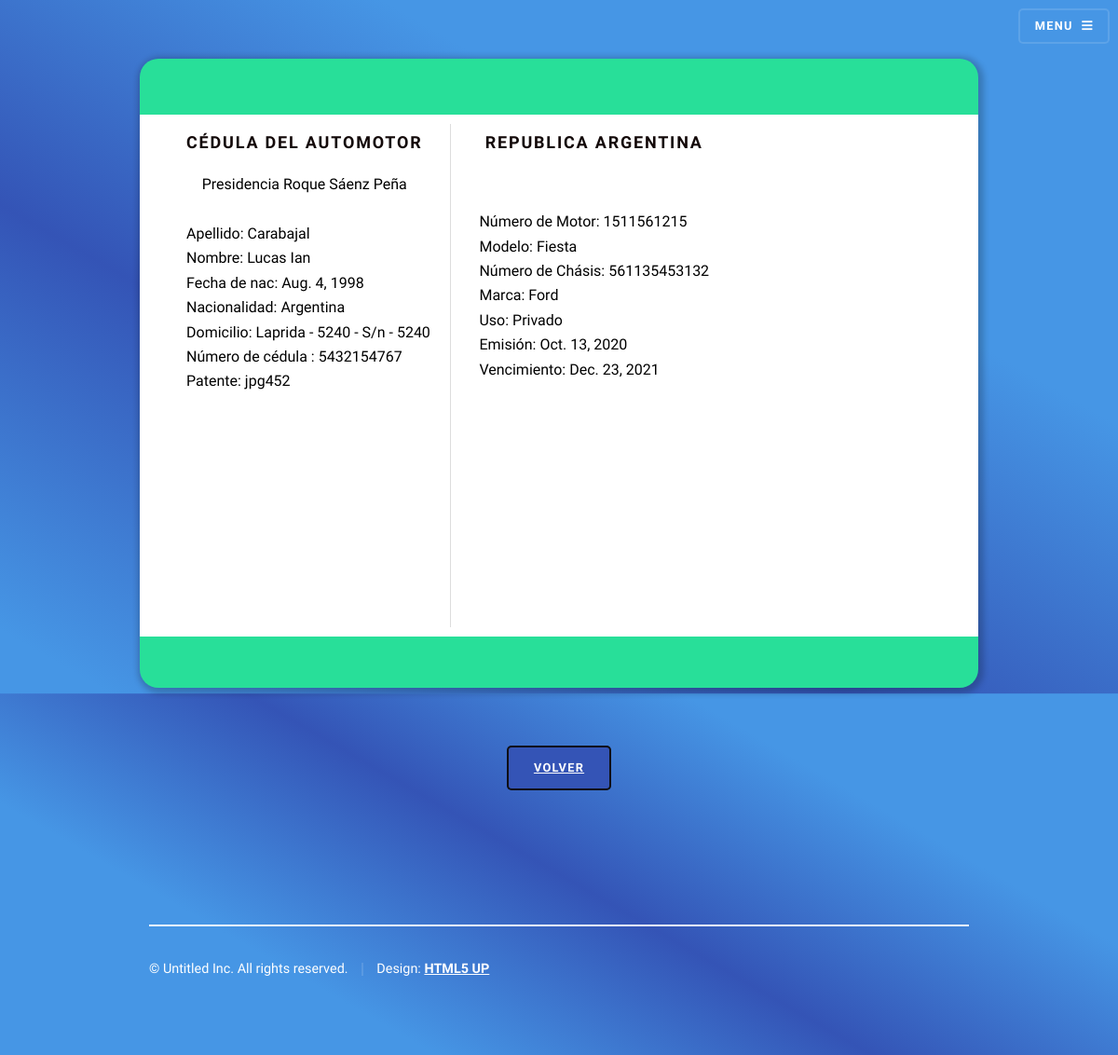
Page /mostrar_cedula/ (signed in) on the committed database.
### user/models.py (models this page shows, shortened)
class Cedula(models.Model):
    num_cedula = models.CharField(max_length= 45)
    patente = models.CharField(max_length= 15)
    num_motor = models.IntegerField()
    modelo = models.ForeignKey(Modelo, on_delete=models.PROTECT)
    num_chasis = models.IntegerField()
    emision = models.DateField()
    vencimiento = models.DateField()
    marca = models.ForeignKey(Marca, on_delete=models.CASCADE, null=True)
    uso = models.ForeignKey(TipoUso, on_delete=models.CASCADE, null=True)
    user = models.ForeignKey(Usuario, on_delete=models.CASCADE, blank=True, null=True)
    foto_frente = models.ImageField(upload_to='media/cedula/frente/', null=True,blank=True)

class Usuario(AbstractUser):
    dni = models.IntegerField(blank=True, null=True)
    nacimiento = models.DateField(blank=True, null=True)
    nacionalidad = models.ForeignKey(Nacionalidad, on_delete=models.CASCADE, null=True)
    phone = models.IntegerField(blank=True, null=True)
    direccion = models.ForeignKey(Direcciones, on_delete=models.CASCADE, null=True, blank=True)

class Nacionalidad(models.Model):
    nacionalidad = models.CharField(max_length=25, null=False)
    cantidad_carnet = models.IntegerField(blank=True)
    objects = models.Manager()
    def __str__(self):
        return self.nacionalidad

class Direcciones(models.Model):
    nombre = models.CharField(max_length=50)
    numero = models.IntegerField(blank=True)
    piso = models.CharField(max_length=25, blank=True)
    altura = models.CharField(blank=True, null=True, max_length=20)

class Modelo(models.Model):
    marca = models.ForeignKey(Marca, on_delete=models.PROTECT)
    modelo = models.CharField(max_length=45)
    tipo_v = models.ForeignKey(TipoVehiculo, on_delete=models.CASCADE, default=True)
    def __str__(self):
        return self.modelo

class Marca(models.Model):
    nombre = models.CharField(max_length=45)
    def __str__(self):
        return self.nombre

class TipoUso(models.Model):
    uso = models.CharField(max_length=20)
    def __str__(self):
        return self.uso

### AppCarnet/views.py (the view)
# urls.py: path('mostrar_cedula/', views.mostrar_cedula , name = 'mostrar-cedula'),
def mostrar_cedula(request):
    current_user = request.user
    cedula = Cedula.objects.filter(user_id=current_user.id)
    return render(request, 'mostrar-cedula.html', {'cedula':cedula})

### AppCarnet/templates/mostrar-cedula.html (shortened to what this page needs)
{% extends 'base.html' %}
{% load static %}
{% block content %}
<link rel="stylesheet" href="{% static 'assets/css/estilo.css' %}" /></noscript>
{% for c in cedula %}
<div class ="container-cedula">
    <div class = "cedula-container">
        <div class="contenedor-cedula">
            <div class="header-cedula">
                <div class="superman">
                    <center><h2 class="titulo">Cédula del Automotor</h2></center>
                       <div class= "texto-1">
                            <td > Presidencia   Roque  Sáenz Peña</td>
                       </div>
                </div>
                    <br>
                    <td>Apellido: {{c.user.last_name}}</td>
                    <br>Nombre: {{c.user.first_name}}</br>
                    <td>Fecha de nac: {{c.user.nacimiento}}</td>
                    <br>Nacionalidad: {{c.user.nacionalidad}}</br>
                    <td>Domicilio: {{c.user.direccion.nombre}} - {{c.user.direccion.numero}} - {{c.user.direccion.piso}} - {{c.user.direccion.altura}}</td>
                    <br>Número de cédula : {{c.num_cedula}}</br>
                    <td>Patente: {{c.patente}}</td>
            </div>
             <div class=" datos-cedula">
                 <div class="chapulin">
                    <center><h1 class="titulo"">Republica Argentina</h1></center>
                 </div>
                <div class="abajo-fotin-cedula">
                    <td>Número de Motor: {{c.num_motor }}</td>
                     <br >Modelo: {{c.modelo}}</br>
                     <td >Número de Chásis: {{c.num_chasis}}</td>
                     <br >Marca: {{c.marca}}</br>
                     <td >Uso: {{c.uso}}</td>
                     <br >Emisión: {{c.emision}}</br>
                     <td >Vencimiento: {{c.vencimiento}}</td>
                </div>
            </div>
        </div>
    </div>
</div>
{% endfor %}
<div class="boton">
    <center>
        <button>
            <a href="{% url 'home'  %}">Volver</a>
        </button>
    </center>
</div>
{% endblock content %}

### AppCarnet/static/assets/css/estilo.css (style rules this page uses)
* { margin: 0; padding: 0; box-sizing: border-box; }
.titulo { font: serif; font-size: 18px; color:rgb(19, 9, 9); }
.container-cedula { display: flex; align-items: center; justify-content: center; height: 100vh; padding: 0 20px; }
.cedula-container { display: flex; width: 900px; color : black; height: 675px; background: #28df99; text-align: center; border-radius: 20px; box-shadow: 2px 2px 6px 4px rgba(0,0,0,.2); margin-left: 0px; }
.contenedor-cedula { display: flex; width: 900px; color : black; height: 560px; background:white; padding : 10px; padding-left: 40px; margin: 60px 0px 60px 0px; }
.header-cedula { border-right: 1px solid #ddd; padding-top: 10px; }
.header-cedula, .datos-cedula { padding: 10px; padding-top: 5px; text-align: left; }
.datos-cedula { padding-left: 30px; padding-right: 4px; padding-top: 5px; }
.abajo-fotin-cedula { padding-top: 40px; }
.texto-1 { text-align: center; }
.chapulin { margin-left: 0px; }
.superman { margin-right: 20px; }

### rows in the picture
Cedula: user.last_name "Carabajal", user.first_name "Lucas Ian", user.nacimiento "Aug. 4, 1998", user.nacionalidad "Argentina", user.direccion.nombre "Laprida", user.direccion.numero "5240", user.direccion.piso "S/n", user.direccion.altura "5240", num_cedula "5432154767", patente "jpg452", num_motor "1511561215", modelo "Fiesta", num_chasis "561135453132", marca "Ford", uso "Privado", emision "Oct. 13, 2020", vencimiento "Dec. 23, 2021"
